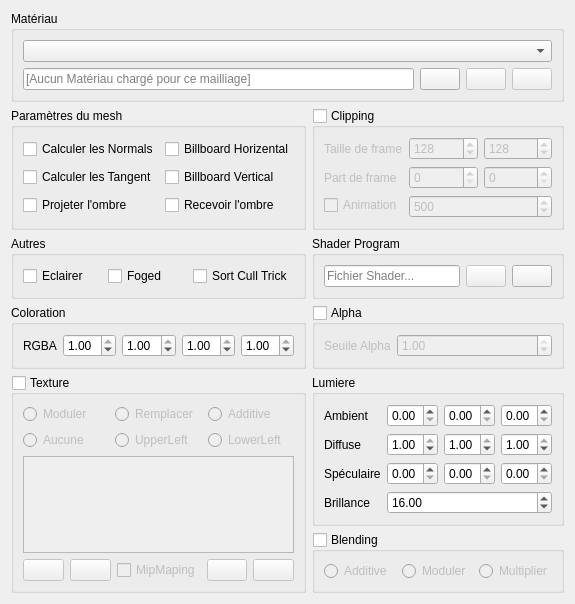
<?xml version="1.0" encoding="UTF-8"?>
<ui version="4.0">
 <class>MeshDialog</class>
 <widget class="QDialog" name="MeshDialog">
  <property name="geometry">
   <rect>
    <x>0</x>
    <y>0</y>
    <width>505</width>
    <height>545</height>
   </rect>
  </property>
  <property name="windowTitle">
   <string>Propriété du mesh</string>
  </property>
  <layout class="QGridLayout" name="gridLayout">
   <item row="4" column="0" rowspan="3">
    <widget class="QGroupBox" name="groupBox_8">
     <property name="title">
      <string>Paramètres du mesh</string>
     </property>
     <layout class="QGridLayout" name="gridLayout_2">
      <item row="2" column="1">
       <widget class="QCheckBox" name="billboardY">
        <property name="text">
         <string>Billboard Vertical</string>
        </property>
       </widget>
      </item>
      <item row="3" column="0">
       <widget class="QCheckBox" name="castshadow">
        <property name="text">
         <string>Projeter l'ombre</string>
        </property>
       </widget>
      </item>
      <item row="1" column="0">
       <widget class="QCheckBox" name="computeNormal">
        <property name="text">
         <string>Calculer les Normals</string>
        </property>
       </widget>
      </item>
      <item row="2" column="0">
       <widget class="QCheckBox" name="computeTangent">
        <property name="text">
         <string>Calculer les Tangent</string>
        </property>
       </widget>
      </item>
      <item row="1" column="1">
       <widget class="QCheckBox" name="billboardX">
        <property name="text">
         <string>Billboard Horizental</string>
        </property>
       </widget>
      </item>
      <item row="3" column="1">
       <widget class="QCheckBox" name="receiveshadow">
        <property name="text">
         <string>Recevoir l'ombre</string>
        </property>
       </widget>
      </item>
     </layout>
    </widget>
   </item>
   <item row="11" column="1">
    <widget class="QGroupBox" name="blending">
     <property name="title">
      <string>Blending</string>
     </property>
     <property name="checkable">
      <bool>true</bool>
     </property>
     <property name="checked">
      <bool>false</bool>
     </property>
     <layout class="QVBoxLayout" name="verticalLayout_2">
      <item>
       <layout class="QHBoxLayout" name="horizontalLayout_3">
        <item>
         <widget class="QRadioButton" name="blend_additive">
          <property name="text">
           <string>Additive</string>
          </property>
         </widget>
        </item>
        <item>
         <widget class="QRadioButton" name="blend_modulate">
          <property name="text">
           <string>Moduler</string>
          </property>
         </widget>
        </item>
        <item>
         <widget class="QRadioButton" name="blend_mul">
          <property name="text">
           <string>Multiplier</string>
          </property>
         </widget>
        </item>
       </layout>
      </item>
     </layout>
    </widget>
   </item>
   <item row="8" column="0">
    <widget class="QGroupBox" name="groupBox_2">
     <property name="title">
      <string>Coloration</string>
     </property>
     <layout class="QFormLayout" name="formLayout">
      <property name="fieldGrowthPolicy">
       <enum>QFormLayout::AllNonFixedFieldsGrow</enum>
      </property>
      <item row="0" column="0">
       <widget class="QLabel" name="label_3">
        <property name="text">
         <string>RGBA</string>
        </property>
       </widget>
      </item>
      <item row="0" column="1">
       <layout class="QHBoxLayout" name="horizontalLayout_6">
        <item>
         <widget class="QDoubleSpinBox" name="color_r">
          <property name="maximum">
           <double>1.000000000000000</double>
          </property>
          <property name="singleStep">
           <double>0.010000000000000</double>
          </property>
          <property name="value">
           <double>1.000000000000000</double>
          </property>
         </widget>
        </item>
        <item>
         <widget class="QDoubleSpinBox" name="color_g">
          <property name="maximum">
           <double>1.000000000000000</double>
          </property>
          <property name="singleStep">
           <double>0.010000000000000</double>
          </property>
          <property name="value">
           <double>1.000000000000000</double>
          </property>
         </widget>
        </item>
        <item>
         <widget class="QDoubleSpinBox" name="color_b">
          <property name="maximum">
           <double>1.000000000000000</double>
          </property>
          <property name="singleStep">
           <double>0.010000000000000</double>
          </property>
          <property name="value">
           <double>1.000000000000000</double>
          </property>
         </widget>
        </item>
        <item>
         <widget class="QDoubleSpinBox" name="color_a">
          <property name="maximum">
           <double>1.000000000000000</double>
          </property>
          <property name="singleStep">
           <double>0.010000000000000</double>
          </property>
          <property name="value">
           <double>1.000000000000000</double>
          </property>
         </widget>
        </item>
       </layout>
      </item>
     </layout>
    </widget>
   </item>
   <item row="8" column="1">
    <widget class="QGroupBox" name="alpha">
     <property name="title">
      <string>Alpha</string>
     </property>
     <property name="checkable">
      <bool>true</bool>
     </property>
     <property name="checked">
      <bool>false</bool>
     </property>
     <layout class="QFormLayout" name="formLayout_3">
      <item row="0" column="0">
       <widget class="QLabel" name="label_39">
        <property name="text">
         <string>Seuile Alpha</string>
        </property>
       </widget>
      </item>
      <item row="0" column="1">
       <widget class="QDoubleSpinBox" name="alphathreshold">
        <property name="maximum">
         <double>1.000000000000000</double>
        </property>
        <property name="singleStep">
         <double>0.100000000000000</double>
        </property>
        <property name="value">
         <double>1.000000000000000</double>
        </property>
       </widget>
      </item>
     </layout>
    </widget>
   </item>
   <item row="10" column="0" rowspan="2">
    <widget class="QGroupBox" name="textured">
     <property name="title">
      <string>Texture</string>
     </property>
     <property name="checkable">
      <bool>true</bool>
     </property>
     <property name="checked">
      <bool>false</bool>
     </property>
     <layout class="QVBoxLayout" name="verticalLayout_4">
      <item>
       <layout class="QHBoxLayout" name="horizontalLayout_8">
        <item>
         <widget class="QRadioButton" name="texture_modulate">
          <property name="text">
           <string>Moduler</string>
          </property>
         </widget>
        </item>
        <item>
         <widget class="QRadioButton" name="texture_replace">
          <property name="text">
           <string>Remplacer</string>
          </property>
         </widget>
        </item>
        <item>
         <widget class="QRadioButton" name="texture_additive">
          <property name="text">
           <string>Additive</string>
          </property>
         </widget>
        </item>
       </layout>
      </item>
      <item>
       <widget class="QWidget" name="widget" native="true">
        <layout class="QHBoxLayout" name="horizontalLayout_14">
         <property name="margin">
          <number>0</number>
         </property>
         <item>
          <widget class="QRadioButton" name="texture_origin0">
           <property name="text">
            <string>Aucune</string>
           </property>
          </widget>
         </item>
         <item>
          <widget class="QRadioButton" name="texture_origin1">
           <property name="text">
            <string>UpperLeft</string>
           </property>
          </widget>
         </item>
         <item>
          <widget class="QRadioButton" name="texture_origin2">
           <property name="text">
            <string>LowerLeft</string>
           </property>
          </widget>
         </item>
        </layout>
       </widget>
      </item>
      <item>
       <widget class="QListView" name="textureView"/>
      </item>
      <item>
       <layout class="QHBoxLayout" name="horizontalLayout">
        <item>
         <widget class="QPushButton" name="texture_down">
          <property name="text">
           <string/>
          </property>
          <property name="icon">
           <iconset resource="ressource.qrc">
            <normaloff>:/Medias/medias/arrow_down.png</normaloff>:/Medias/medias/arrow_down.png</iconset>
          </property>
         </widget>
        </item>
        <item>
         <widget class="QPushButton" name="texture_up">
          <property name="text">
           <string/>
          </property>
          <property name="icon">
           <iconset resource="ressource.qrc">
            <normaloff>:/Medias/medias/arrow_up.png</normaloff>:/Medias/medias/arrow_up.png</iconset>
          </property>
         </widget>
        </item>
        <item>
         <widget class="QCheckBox" name="texture_mipmap">
          <property name="text">
           <string>MipMaping</string>
          </property>
         </widget>
        </item>
        <item>
         <widget class="QPushButton" name="texture_add">
          <property name="text">
           <string/>
          </property>
          <property name="icon">
           <iconset resource="ressource.qrc">
            <normaloff>:/Medias/medias/explore.png</normaloff>:/Medias/medias/explore.png</iconset>
          </property>
         </widget>
        </item>
        <item>
         <widget class="QPushButton" name="texture_del">
          <property name="text">
           <string/>
          </property>
          <property name="icon">
           <iconset resource="ressource.qrc">
            <normaloff>:/Medias/medias/cross.png</normaloff>:/Medias/medias/cross.png</iconset>
          </property>
         </widget>
        </item>
       </layout>
      </item>
     </layout>
    </widget>
   </item>
   <item row="4" column="1" rowspan="3">
    <widget class="QGroupBox" name="cliping">
     <property name="title">
      <string>Clipping</string>
     </property>
     <property name="checkable">
      <bool>true</bool>
     </property>
     <property name="checked">
      <bool>false</bool>
     </property>
     <layout class="QFormLayout" name="formLayout_2">
      <item row="0" column="0">
       <widget class="QLabel" name="label_2">
        <property name="text">
         <string>Taille de frame</string>
        </property>
       </widget>
      </item>
      <item row="0" column="1">
       <layout class="QHBoxLayout" name="horizontalLayout_4">
        <item>
         <widget class="QSpinBox" name="clipping_x">
          <property name="maximum">
           <number>2048</number>
          </property>
          <property name="value">
           <number>128</number>
          </property>
         </widget>
        </item>
        <item>
         <widget class="QSpinBox" name="clipping_y">
          <property name="maximum">
           <number>2048</number>
          </property>
          <property name="value">
           <number>128</number>
          </property>
         </widget>
        </item>
       </layout>
      </item>
      <item row="1" column="0">
       <widget class="QLabel" name="label_5">
        <property name="text">
         <string>Part de frame</string>
        </property>
       </widget>
      </item>
      <item row="1" column="1">
       <layout class="QHBoxLayout" name="horizontalLayout_7">
        <item>
         <widget class="QSpinBox" name="clipping_part_x">
          <property name="maximum">
           <number>2048</number>
          </property>
          <property name="value">
           <number>0</number>
          </property>
         </widget>
        </item>
        <item>
         <widget class="QSpinBox" name="clipping_part_y">
          <property name="maximum">
           <number>2048</number>
          </property>
          <property name="value">
           <number>0</number>
          </property>
         </widget>
        </item>
       </layout>
      </item>
      <item row="2" column="0">
       <widget class="QCheckBox" name="clipping_animation">
        <property name="text">
         <string>Animation</string>
        </property>
       </widget>
      </item>
      <item row="2" column="1">
       <widget class="QSpinBox" name="clipping_animation_msec">
        <property name="enabled">
         <bool>false</bool>
        </property>
        <property name="maximum">
         <number>3600000</number>
        </property>
        <property name="value">
         <number>500</number>
        </property>
       </widget>
      </item>
     </layout>
    </widget>
   </item>
   <item row="1" column="0" rowspan="2" colspan="2">
    <widget class="QGroupBox" name="groupBox">
     <property name="sizePolicy">
      <sizepolicy hsizetype="Minimum" vsizetype="Minimum">
       <horstretch>0</horstretch>
       <verstretch>0</verstretch>
      </sizepolicy>
     </property>
     <property name="title">
      <string>Matériau</string>
     </property>
     <layout class="QVBoxLayout" name="verticalLayout_13">
      <item>
       <widget class="QComboBox" name="materials_select"/>
      </item>
      <item>
       <layout class="QHBoxLayout" name="horizontalLayout_5">
        <item>
         <widget class="QLineEdit" name="matinfo">
          <property name="text">
           <string/>
          </property>
          <property name="readOnly">
           <bool>true</bool>
          </property>
          <property name="placeholderText">
           <string>[Aucun Matériau chargé pour ce mailliage]</string>
          </property>
         </widget>
        </item>
        <item>
         <widget class="QPushButton" name="attachMaterial">
          <property name="text">
           <string/>
          </property>
          <property name="icon">
           <iconset resource="ressource.qrc">
            <normaloff>:/Medias/medias/add.png</normaloff>:/Medias/medias/add.png</iconset>
          </property>
         </widget>
        </item>
        <item>
         <widget class="QPushButton" name="reloadMaterial">
          <property name="enabled">
           <bool>false</bool>
          </property>
          <property name="text">
           <string/>
          </property>
          <property name="icon">
           <iconset resource="ressource.qrc">
            <normaloff>:/Medias/medias/rotate.png</normaloff>:/Medias/medias/rotate.png</iconset>
          </property>
          <property name="checkable">
           <bool>false</bool>
          </property>
         </widget>
        </item>
        <item>
         <widget class="QPushButton" name="releaseMaterial">
          <property name="enabled">
           <bool>false</bool>
          </property>
          <property name="text">
           <string/>
          </property>
          <property name="icon">
           <iconset resource="ressource.qrc">
            <normaloff>:/Medias/medias/eraser.png</normaloff>:/Medias/medias/eraser.png</iconset>
          </property>
         </widget>
        </item>
       </layout>
      </item>
     </layout>
    </widget>
   </item>
   <item row="10" column="1">
    <widget class="QGroupBox" name="groupBox_4">
     <property name="title">
      <string>Lumiere</string>
     </property>
     <layout class="QFormLayout" name="formLayout_4">
      <property name="fieldGrowthPolicy">
       <enum>QFormLayout::AllNonFixedFieldsGrow</enum>
      </property>
      <item row="0" column="0">
       <widget class="QLabel" name="label_6">
        <property name="text">
         <string>Ambient</string>
        </property>
       </widget>
      </item>
      <item row="0" column="1">
       <layout class="QHBoxLayout" name="horizontalLayout_9">
        <item>
         <widget class="QDoubleSpinBox" name="ambiant_r">
          <property name="maximum">
           <double>1.000000000000000</double>
          </property>
          <property name="singleStep">
           <double>0.100000000000000</double>
          </property>
          <property name="value">
           <double>0.000000000000000</double>
          </property>
         </widget>
        </item>
        <item>
         <widget class="QDoubleSpinBox" name="ambiant_g">
          <property name="maximum">
           <double>1.000000000000000</double>
          </property>
          <property name="singleStep">
           <double>0.100000000000000</double>
          </property>
          <property name="value">
           <double>0.000000000000000</double>
          </property>
         </widget>
        </item>
        <item>
         <widget class="QDoubleSpinBox" name="ambiant_b">
          <property name="maximum">
           <double>1.000000000000000</double>
          </property>
          <property name="singleStep">
           <double>0.100000000000000</double>
          </property>
          <property name="value">
           <double>0.000000000000000</double>
          </property>
         </widget>
        </item>
       </layout>
      </item>
      <item row="1" column="1">
       <layout class="QHBoxLayout" name="horizontalLayout_12">
        <item>
         <widget class="QDoubleSpinBox" name="diffuse_r">
          <property name="maximum">
           <double>1.000000000000000</double>
          </property>
          <property name="singleStep">
           <double>0.100000000000000</double>
          </property>
          <property name="value">
           <double>1.000000000000000</double>
          </property>
         </widget>
        </item>
        <item>
         <widget class="QDoubleSpinBox" name="diffuse_g">
          <property name="maximum">
           <double>1.000000000000000</double>
          </property>
          <property name="singleStep">
           <double>0.100000000000000</double>
          </property>
          <property name="value">
           <double>1.000000000000000</double>
          </property>
         </widget>
        </item>
        <item>
         <widget class="QDoubleSpinBox" name="diffuse_b">
          <property name="maximum">
           <double>1.000000000000000</double>
          </property>
          <property name="singleStep">
           <double>0.100000000000000</double>
          </property>
          <property name="value">
           <double>1.000000000000000</double>
          </property>
         </widget>
        </item>
       </layout>
      </item>
      <item row="2" column="1">
       <layout class="QHBoxLayout" name="horizontalLayout_13">
        <item>
         <widget class="QDoubleSpinBox" name="specular_r">
          <property name="maximum">
           <double>1.000000000000000</double>
          </property>
          <property name="singleStep">
           <double>0.100000000000000</double>
          </property>
          <property name="value">
           <double>0.000000000000000</double>
          </property>
         </widget>
        </item>
        <item>
         <widget class="QDoubleSpinBox" name="specular_g">
          <property name="maximum">
           <double>1.000000000000000</double>
          </property>
          <property name="singleStep">
           <double>0.100000000000000</double>
          </property>
          <property name="value">
           <double>0.000000000000000</double>
          </property>
         </widget>
        </item>
        <item>
         <widget class="QDoubleSpinBox" name="specular_b">
          <property name="maximum">
           <double>1.000000000000000</double>
          </property>
          <property name="singleStep">
           <double>0.100000000000000</double>
          </property>
          <property name="value">
           <double>0.000000000000000</double>
          </property>
         </widget>
        </item>
       </layout>
      </item>
      <item row="1" column="0">
       <widget class="QLabel" name="label_7">
        <property name="text">
         <string>Diffuse</string>
        </property>
       </widget>
      </item>
      <item row="2" column="0">
       <widget class="QLabel" name="label_8">
        <property name="text">
         <string>Spéculaire</string>
        </property>
       </widget>
      </item>
      <item row="3" column="0">
       <widget class="QLabel" name="label_9">
        <property name="text">
         <string>Brillance</string>
        </property>
       </widget>
      </item>
      <item row="3" column="1">
       <widget class="QDoubleSpinBox" name="shininess">
        <property name="value">
         <double>16.000000000000000</double>
        </property>
       </widget>
      </item>
     </layout>
    </widget>
   </item>
   <item row="7" column="0">
    <widget class="QGroupBox" name="others">
     <property name="title">
      <string>Autres</string>
     </property>
     <layout class="QHBoxLayout" name="horizontalLayout_2">
      <item>
       <widget class="QCheckBox" name="lighted">
        <property name="text">
         <string>Eclairer</string>
        </property>
       </widget>
      </item>
      <item>
       <widget class="QCheckBox" name="foged">
        <property name="text">
         <string>Foged</string>
        </property>
       </widget>
      </item>
      <item>
       <widget class="QCheckBox" name="culltrick">
        <property name="text">
         <string>Sort Cull Trick</string>
        </property>
       </widget>
      </item>
     </layout>
    </widget>
   </item>
   <item row="7" column="1">
    <widget class="QGroupBox" name="shader_enable">
     <property name="title">
      <string>Shader Program</string>
     </property>
     <property name="checkable">
      <bool>false</bool>
     </property>
     <property name="checked">
      <bool>false</bool>
     </property>
     <layout class="QVBoxLayout" name="verticalLayout_5">
      <item>
       <layout class="QHBoxLayout" name="horizontalLayout_11" stretch="9,0,1">
        <property name="sizeConstraint">
         <enum>QLayout::SetDefaultConstraint</enum>
        </property>
        <item>
         <widget class="QLineEdit" name="shader_path">
          <property name="readOnly">
           <bool>true</bool>
          </property>
          <property name="placeholderText">
           <string>Fichier Shader...</string>
          </property>
         </widget>
        </item>
        <item>
         <widget class="QPushButton" name="shader_release">
          <property name="enabled">
           <bool>false</bool>
          </property>
          <property name="text">
           <string/>
          </property>
          <property name="icon">
           <iconset resource="ressource.qrc">
            <normaloff>:/Medias/medias/cross.png</normaloff>:/Medias/medias/cross.png</iconset>
          </property>
         </widget>
        </item>
        <item>
         <widget class="QPushButton" name="shader_browse">
          <property name="text">
           <string/>
          </property>
          <property name="icon">
           <iconset resource="ressource.qrc">
            <normaloff>:/Medias/medias/open.png</normaloff>:/Medias/medias/open.png</iconset>
          </property>
         </widget>
        </item>
       </layout>
      </item>
     </layout>
    </widget>
   </item>
  </layout>
 </widget>
 <resources>
  <include location="ressource.qrc"/>
 </resources>
 <connections/>
</ui>
